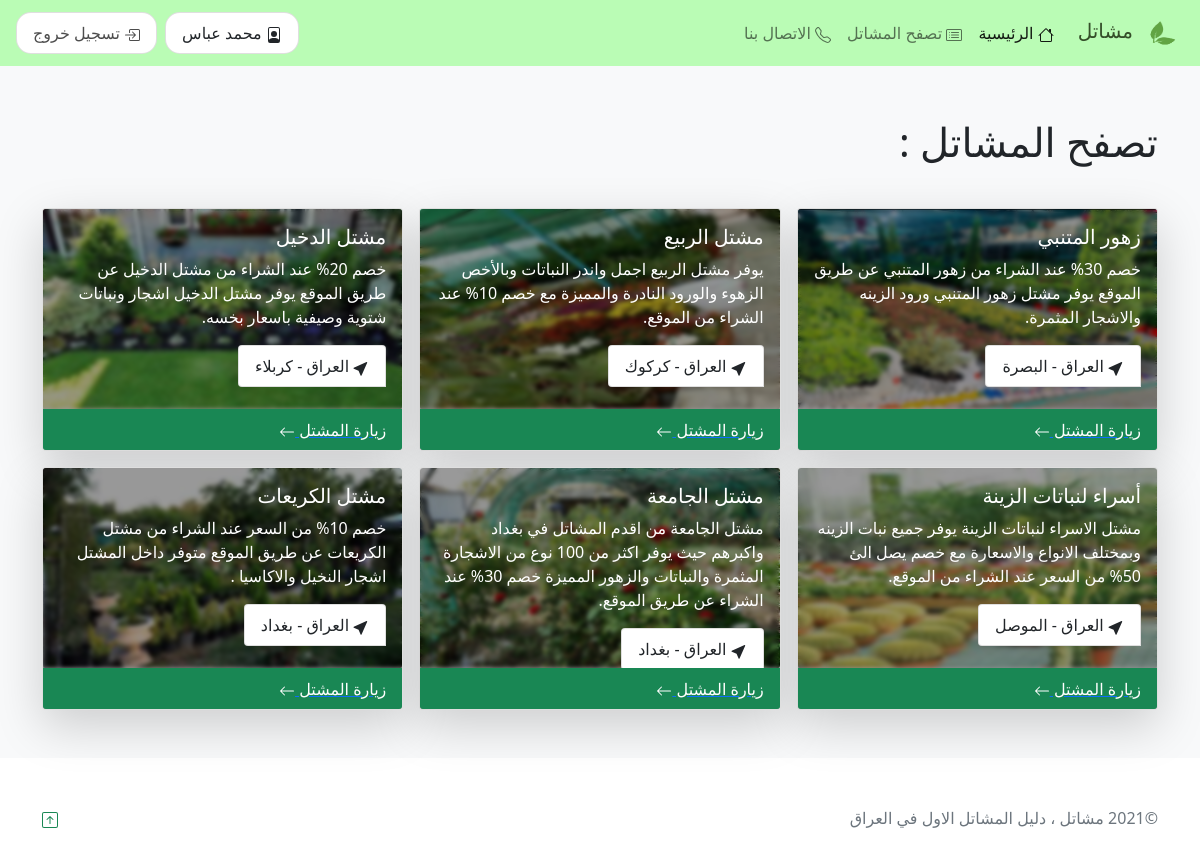
The page /browser (signed in) on the database its author committed.
### tables this page shows
CREATE TABLE "nursery" (
	"id"	INTEGER NOT NULL UNIQUE,
	"name"	TEXT NOT NULL UNIQUE,
	"des"	TEXT,
	"img_path1"	TEXT,
	"img_path2"	TEXT,
	"img_path3"	TEXT,
	"phone"	TEXT NOT NULL,
	"path"	TEXT,
	PRIMARY KEY("id")
);

### app.py (the view)
@app.route("/browser")
def browser():
   profiles = db.execute('select * from nursery')
   return render_template('browser.html',profiles=profiles)

### templates/browser.html
{% include 'header.html'%}
<div class="album py-5 bg-light">
    <div class="container">
<div class="col text-start lead my-1">
    <h1 class="display-6">
        تصفح المشاتل :
    </h1>
    <br/>
</div>
      <div class="row row-cols-1 row-cols-sm-2 row-cols-md-3 g-3">
        {% for profile in profiles %}
        <div class="col">
          <a href="/profile?id_p={{ profile.id }} ">
              <div class="card zooming  text-white shadow-lg">
                  <img src="{{url_for('static',filename=profile.img_path1)}}" class="card-img" alt="..." style="max-height: 200px !important;">
                  <div class="card-img-overlay">
                      <h5 class="card-title">{{profile.name}}</h5>
                      <p class="card-text">{{profile.des}}</p>
                      <ul class="list-group list-group-horizontal text-dark">
                          <li class="list-group-item">
                              <svg xmlns="http://www.w3.org/2000/svg" width="16" height="16" fill="currentColor" class="bi bi-cursor-fill" viewBox="0 0 16 16">
                                <path d="M14.082 2.182a.5.5 0 0 1 .103.557L8.528 15.467a.5.5 0 0 1-.917-.007L5.57 10.694.803 8.652a.5.5 0 0 1-.006-.916l12.728-5.657a.5.5 0 0 1 .556.103z"/>
                              </svg>
                                {{profile.path}}
                          </li>
                      </ul>
                  </div>
                  <div class="card-footer bg-green border-success bg-success"  >
                      زيارة المشتل
                      <svg xmlns="http://www.w3.org/2000/svg" width="16" height="16" fill="currentColor" class="bi bi-arrow-left" viewBox="0 0 16 16">
                          <path fill-rule="evenodd" d="M15 8a.5.5 0 0 0-.5-.5H2.707l3.147-3.146a.5.5 0 1 0-.708-.708l-4 4a.5.5 0 0 0 0 .708l4 4a.5.5 0 0 0 .708-.708L2.707 8.5H14.5A.5.5 0 0 0 15 8z"/>
                      </svg>
                  </div>
              </div>
          </a>
          </div>
          {% endfor %}
      </div>
    </div>
  </div>
  {% include 'footer.html' %}

### static/css/header.css (style rules this page uses)
:root { --var-default-color : #429a46; }
.bg-green { background-color: #bafcb5; }
.card-img-overlay { background: rgba(0,0,0,0.4); backdrop-filter: blur(2px); transition: all 0.3s; }
.card-footer:last-child { z-index: 2 !important; }
.zooming { transition:all 0.4s ease-in-out; }

### rows shown on the page
nursery: img_path1 (picture), name "زهور المتنبي", des "خصم 30% عند الشراء من زهور المتنبي عن طريق الموقع يوفر مشتل زهور المتنبي ورود الزينه والاشجار المثمرة.", path "العراق - البصرة"
nursery: img_path1 (picture), name "مشتل الربيع", des "يوفر مشتل الربيع اجمل واندر النباتات وبالأخص الزهوء والورود النادرة والمميزة مع خصم 10% عند الشراء من الموقع.", path "العراق - كركوك"
nursery: img_path1 (picture), name "مشتل الدخيل", des "خصم 20% عند الشراء من مشتل الدخيل عن طريق الموقع يوفر مشتل الدخيل اشجار ونباتات شتوية وصيفية باسعار بخسه.", path "العراق - كربلاء"
nursery: img_path1 (picture), name "أسراء لنباتات الزينة", des "مشتل الاسراء لنباتات الزينة يوفر جميع نبات الزينه وبمختلف الانواع والاسعارة مع خصم يصل الئ 50% من السعر عند الشراء من الموقع.", path "العراق - الموصل"
nursery: img_path1 (picture), name "مشتل الجامعة", des "مشتل الجامعة من اقدم المشاتل في بغداد واكبرهم حيث يوفر اكثر من 100 نوع من الاشجارة المثمرة والنباتات والزهور المميزة خصم 30% عند الشراء عن طريق الموقع.", path "العراق - بغداد"
nursery: img_path1 (picture), name "مشتل الكريعات", des "خصم 10% من السعر عند الشراء من مشتل الكريعات عن طريق الموقع متوفر داخل المشتل اشجار النخيل والاكاسيا .", path "العراق - بغداد"

### other values the page prints
{{ session['name'] }} "محمد عباس"
